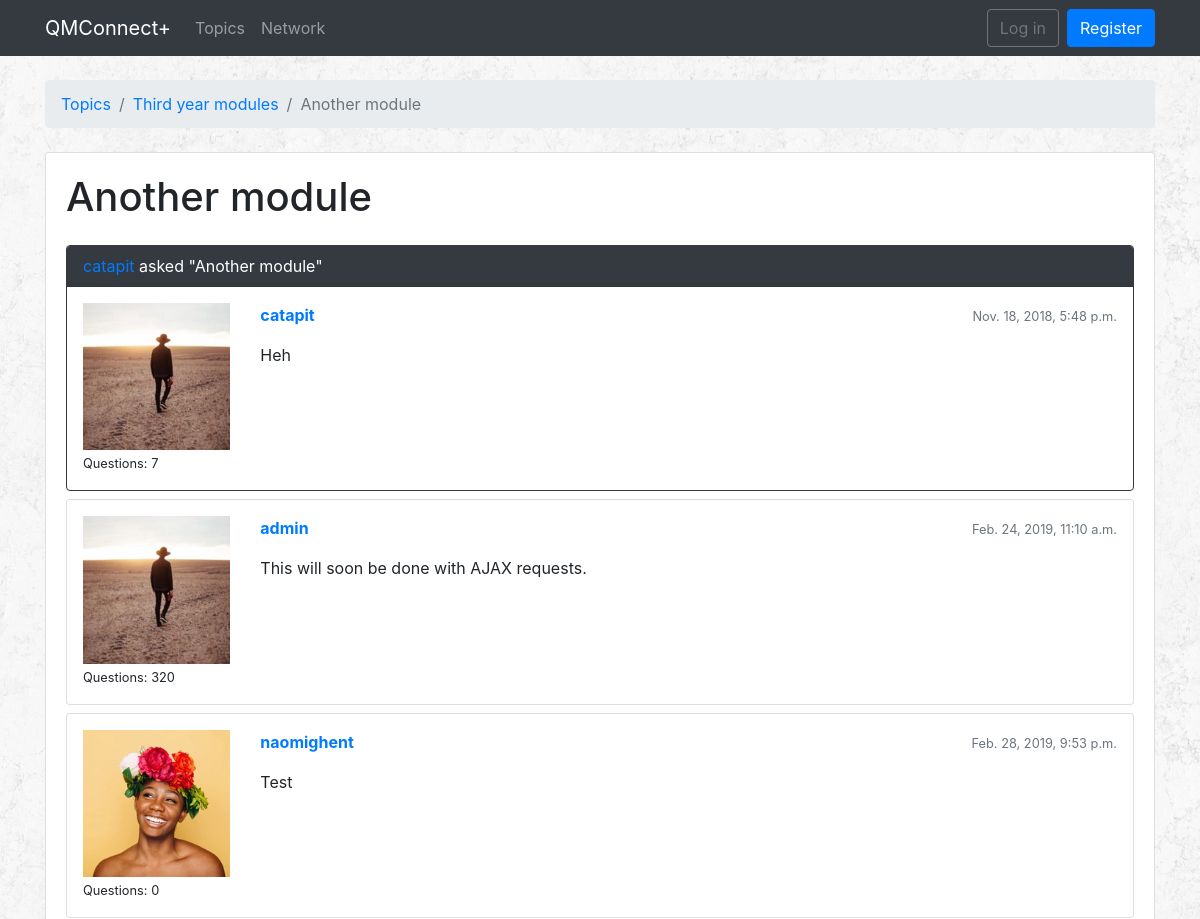
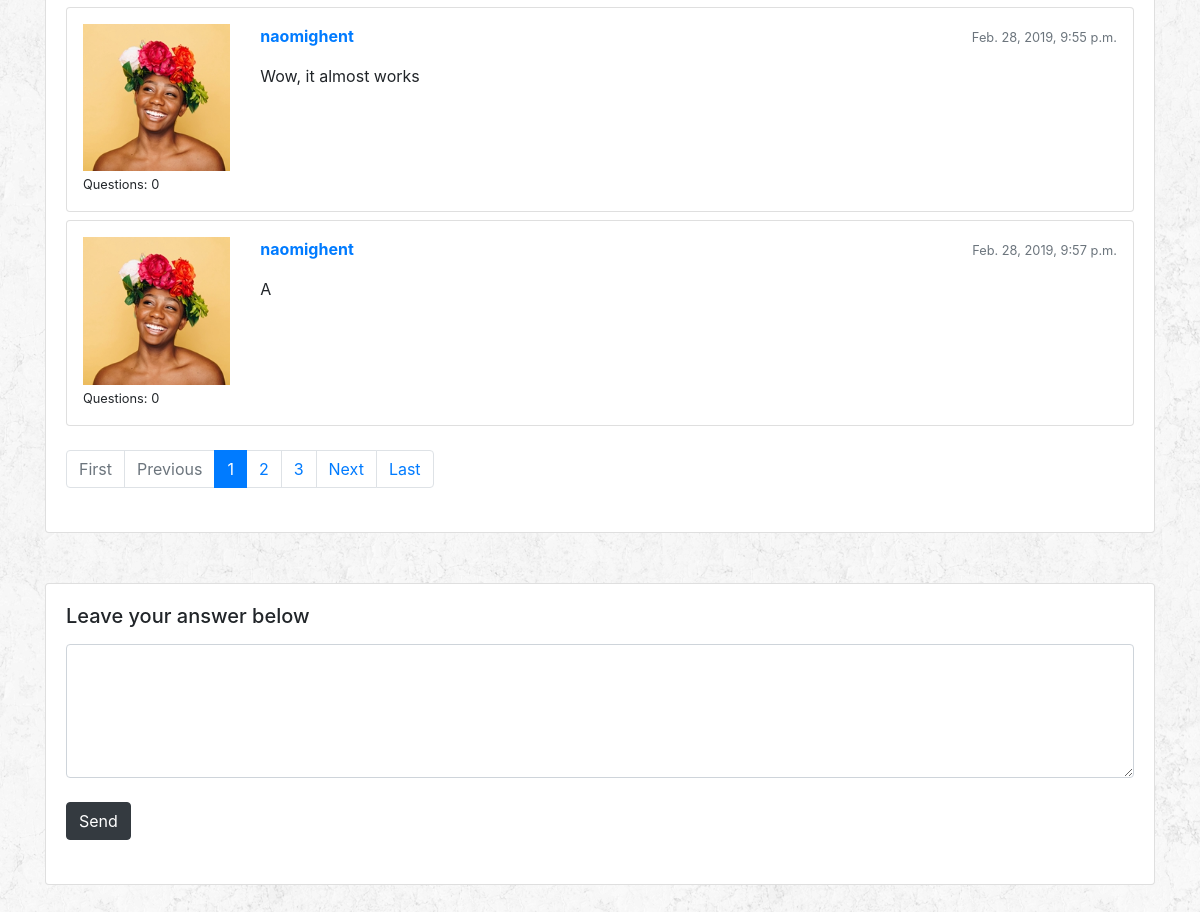
/topics/2/questions/324/, run on the app's committed database (2 pictures, top to bottom).
### qa/models.py (models this page shows, shortened)
class Question(models.Model):
    subject = models.CharField(max_length=255)
    last_updated = models.DateTimeField(auto_now_add=True)
    topic = models.ForeignKey(Topic, related_name='questions', on_delete=models.CASCADE)
    starter = models.ForeignKey(User, related_name='questions', on_delete=models.CASCADE)
    views = models.PositiveIntegerField(default=0)

class Topic(models.Model):
    name = models.CharField(max_length=30, unique=True)
    description = models.CharField(max_length=100)

class Answer(models.Model):
    message = models.TextField(max_length=4000)
    question = models.ForeignKey(Question, related_name='answers', on_delete=models.CASCADE)
    created_at = models.DateTimeField(auto_now_add=True)
    updated_at = models.DateTimeField(null=True)
    created_by = models.ForeignKey(User, related_name='answers', on_delete=models.CASCADE)
    updated_by = models.ForeignKey(User, null=True, related_name='+', on_delete=models.CASCADE)
    def message_to_markdown(self):
        return mark_safe(markdown(self.message, safe_mode='escape'))

### accounts/models.py (models this page shows, shortened)
class Profile(models.Model):
    YEAR = (
        ('1', '1st year'),
        ('2', '2nd year'),
        ('3', '3rd year'),
    )
    SUBJECT = (
        ('BCS', 'BSc Computer Science'),
        ('BCSM', 'BSc Computer Science and Mathematics'),
        ('BCSIE', 'BSc Computer Science with Industrial Experience'),
        ('BCSWM', 'BSc Computer Science with Management (ITMB)'),
    )
    user = models.OneToOneField(User, on_delete=models.CASCADE)
    dob = models.DateField(auto_now=False, auto_now_add=False)
    image = models.ImageField(upload_to='profile_images', default='')
    universityYear = models.CharField(choices=YEAR, max_length=1, default='')
    subject = models.CharField(choices=SUBJECT, max_length=5, default='')
    module = models.ManyToManyField(Module)
    interest = models.ManyToManyField(Interest)
    message = models.ManyToManyField('self', blank=True, symmetrical=False, through="Message")

### qa/views.py (the view)
# urls.py: path('topics/<int:pk>/questions/<int:question_pk>/', qa_views.AnswersView.as_view(), name = 'question_answers'),
class AnswersView(ListView):
    model = Answer
    context_object_name = 'answers'
    template_name = 'question_answers.html'
    paginate_by = 5
    def get_context_data(self, **kwargs):
        session_key = 'viewed_question_{}'.format(self.question.pk)
        if not self.request.session.get(session_key, False):
            self.question.views += 1
            self.question.save()
            self.request.session[session_key] = True
        kwargs['question'] = self.question
        return super().get_context_data(**kwargs)
    def get_queryset(self):
        self.question = get_object_or_404(Question, topic__pk = self.kwargs.get('pk'), pk = self.kwargs.get('question_pk'))
        queryset = self.question.answers.order_by('created_at')
        return queryset

### templates/question_answers.html (shortened to what this page needs)
{% extends 'base.html' %}
{% load static %}
{% block breadcrumb %}
<li class="breadcrumb-item"><a href="{% url 'qa:home' %}">Topics</a></li>
<li class="breadcrumb-item"><a href="{% url 'qa:topic_questions' question.topic.pk %}">{{ question.topic.name }}</a></li>
<li class="breadcrumb-item active">{{ question.subject }}</li>
{% endblock %}
{% block content %}
<div id="whole">
<div class="bottom-padding">
  <div class="card">
    <div class="card-body">
      <div class="mb-4">
        <h1> {{ question.subject }} </h1>
      </div>
      {% for answer in answers %}
      <div id="{{ answer.pk }}" class="card {% if forloop.last %}mb-4{% else %}mb-2{% endif %} {% if forloop.first %}border-dark{% endif %}">
        {% if forloop.first %}
        <div class="card-header text-white bg-dark py-2 px-3"><a href="{% url 'qa:profile' question.starter.pk %}">{{ question.starter }}</a> asked "{{ question.subject }}" </div>
        {% endif %}
        <div class="card-body p-3">
          <div class="row">
            <div class="col-2">
              <img src="/profile_images/{{ answer.created_by.profile.image }}" alt="{{ answer.created_by.username }}" class="w-100">
              <small>Questions: {{ answer.created_by.questions.count }}</small>
            </div>
            <div class="col-10">
              <div class="row mb-3">
                <div class="col-6">
                  <strong class="text-muted"><a href="{% url 'qa:profile' answer.created_by.pk %}">{{ answer.created_by.username }}</a></strong>
                </div>
                <div class="col-6 text-right">
                  <small class="text-muted"> {{ answer.created_at }} </small>
                </div>
              </div>
              {{ answer.message_to_markdown }}
            </div>
          </div>
        </div>
      </div>
      {% endfor %}
      {% include 'includes/pagination.html' %}
    </div>
  </div>
</div>
<div class="bottom-padding">
  <div class="card">
    <div class="card-body">
      <h5 class="card-title">Leave your answer below </h5>
      <div class="mb-4">
        <form class="mb-4">
          <div class="form-group">
            <textarea class="form-control" name="textarea_answerquestion" cols="40" rows="5" id="textarea_answerquestion"></textarea> </br>
            <button type="button" class="btn btn-dark" id="answer-submit">Send</button>
          </div>
        </form>
      </div>
    </div>
  </div>
</div>
</div>
{% endblock %}

### static/css/style.css (style rules this page uses)
body { background-image: url(../images/rockywall.png); }
.bottom-padding { padding-bottom: 50px; }

### data on the page
Question: topic.name "Third year modules", subject "Another module", starter "catapit"
Answer: created_by.profile.image (picture), created_by.questions.count "7", created_by.username "catapit", created_at "Nov. 18, 2018, 5:48 p.m.", message_to_markdown "Heh"
Answer: created_by.profile.image (picture), created_by.questions.count "320", created_by.username "admin", created_at "Feb. 24, 2019, 11:10 a.m.", message_to_markdown "This will soon be done with AJAX requests."
Answer: created_by.profile.image (picture), created_by.questions.count "0", created_by.username "naomighent", created_at "Feb. 28, 2019, 9:53 p.m.", message_to_markdown "Test"
Answer: created_by.profile.image (picture), created_by.questions.count "0", created_by.username "naomighent", created_at "Feb. 28, 2019, 9:55 p.m.", message_to_markdown "Wow, it almost works"
Answer: created_by.profile.image (picture), created_by.questions.count "0", created_by.username "naomighent", created_at "Feb. 28, 2019, 9:57 p.m.", message_to_markdown "A"

### other printed values
{{ page_num }} "1"
{{ page_num }} "2" "3"
